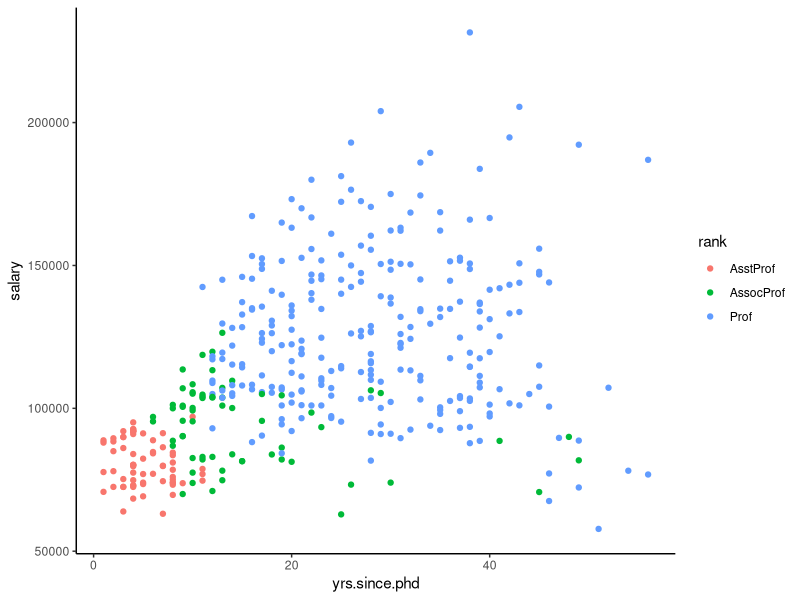
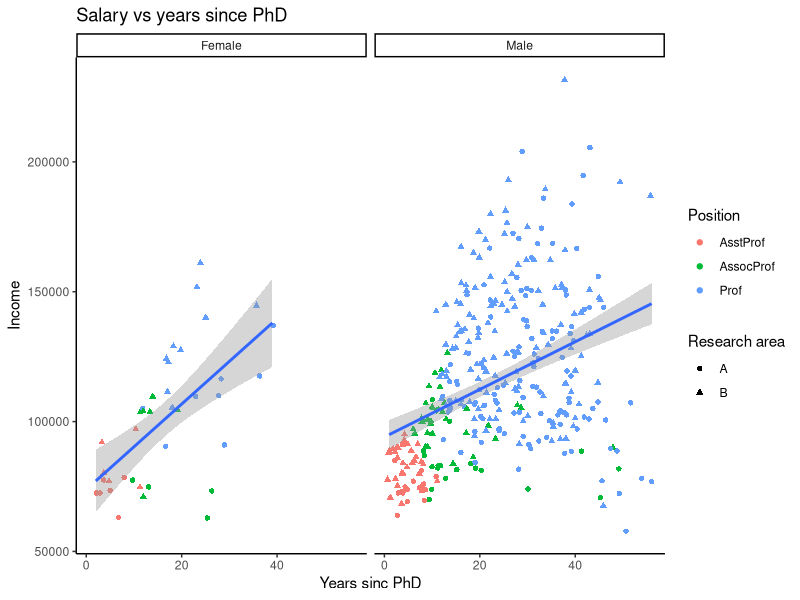
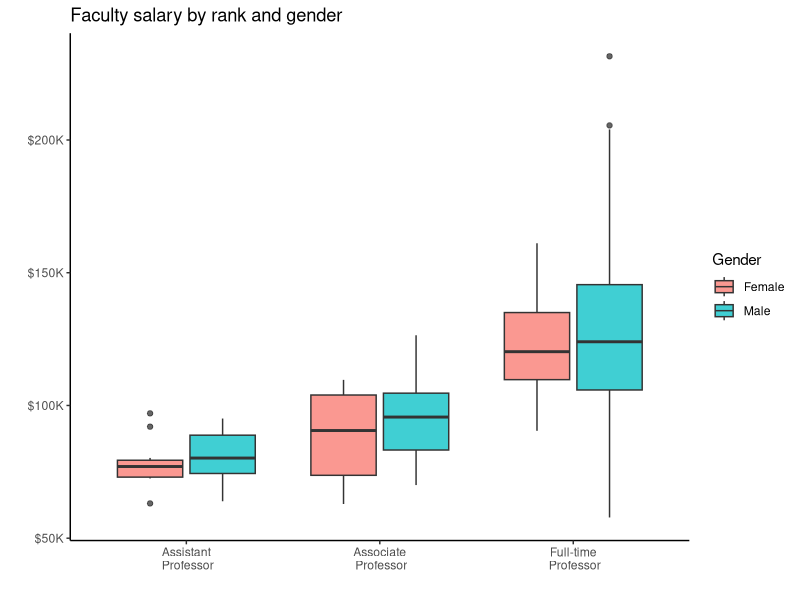

Write the R code that produced these figures, in order.
install.packages("car")
library(car)
library(tidyverse)

theme_set(theme_classic())

head(Salaries)

Salaries %>% ggplot(aes(x = yrs.since.phd,
                        y = salary,
                        color = rank)) +
  geom_point()

Salaries %>% 
  ggplot(aes(yrs.since.phd, salary)) +
  geom_jitter(aes(color = rank, shape = discipline)) +
  geom_smooth(method = lm) +
  facet_wrap(~sex) +
  labs(title = "Salary vs years since PhD",
  x = "Years sinc PhD",
  y = "Income",
  color = "Position",
  shape = "Research area")

Salaries %>% 
  #filter(salary < 150000) %>% 
  ggplot(aes(x = rank, y = salary, fill = sex)) +
  geom_boxplot(alpha = 0.75) +
  scale_x_discrete(breaks = c("AsstProf", "AssocProf", "Prof"),
                   labels = c("Assistant\n Professor",
                              "Associate\n Professor",
                              "Full-time\n Professor")) +
  scale_y_continuous(breaks = c(50000, 100000, 150000, 200000),
                     labels = c("$50K", "$100K", "$150K", "$200K")) +
  labs(title = "Faculty salary by rank and gender",
       x = "",
       y = "",
       fill = "Gender")
